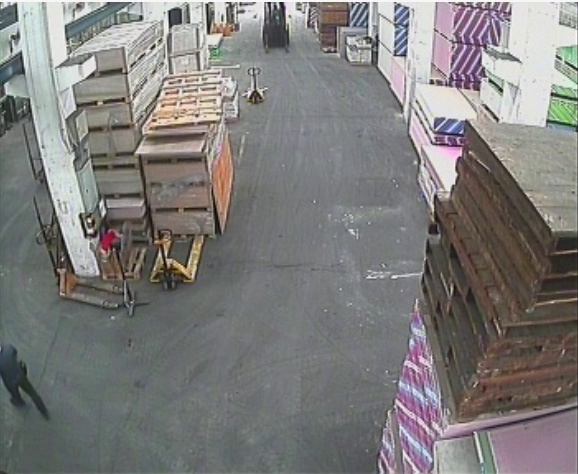
#> input picture dataset/images/train/frame_000120.jpg, 578 x 474 px; its folder holds only this picture in this run
$ python view_labeled_images.py
#> lines starting #> are read from the running program, lines starting #| are printed output that depends on the picture
#!/usr/bin/env python3
# -*- coding: utf-8 -*-
"""
🖼️ KIRII ラベル付き画像表示ツール
==================================================
自動ラベル作成の結果を視覚的に確認します
"""

import cv2
import numpy as np
import os
from pathlib import Path
import argparse

class LabeledImageViewer:
    def __init__(self, dataset_dir="./dataset"):
        """
        ラベル付き画像表示ツールの初期化

        Args:
            dataset_dir: データセットディレクトリ
        """
        self.dataset_dir = Path(dataset_dir)
        self.train_images = self.dataset_dir / "images" / "train"
        self.train_labels = self.dataset_dir / "labels" / "train"
        self.val_images = self.dataset_dir / "images" / "val"
        self.val_labels = self.dataset_dir / "labels" / "val"

        # クラス名
        self.class_names = {
            0: "forklift",
            1: "person",
            2: "pallet",
            3: "box",
            4: "warning_sign",
            5: "safety_cone"
        }

        # クラス色
        self.class_colors = {
            0: (0, 255, 0),    # 緑（フォークリフト）
            1: (255, 0, 0),    # 青（人）
            2: (0, 0, 255),    # 赤（パレット）
            3: (255, 255, 0),  # シアン（箱）
            4: (255, 0, 255),  # マゼンタ（警告標識）
            5: (0, 255, 255)   # 黄色（安全コーン）
        }

    def load_labels(self, label_path):
        """ラベルファイルを読み込み"""
        labels = []
        if label_path.exists():
            with open(label_path, 'r') as f:
                for line in f:
                    parts = line.strip().split()
                    if len(parts) == 5:
                        class_id = int(parts[0])
                        x_center = float(parts[1])
                        y_center = float(parts[2])
                        width = float(parts[3])
                        height = float(parts[4])
                        labels.append((class_id, x_center, y_center, width, height))
        return labels

    def draw_boxes(self, image, labels):
        """画像にバウンディングボックスを描画"""
        img_h, img_w = image.shape[:2]

        for class_id, x_center, y_center, width, height in labels:
            # 絶対座標に変換
            x1 = int((x_center - width/2) * img_w)
            y1 = int((y_center - height/2) * img_h)
            x2 = int((x_center + width/2) * img_w)
            y2 = int((y_center + height/2) * img_h)

            # 座標を画像範囲内に制限
            x1 = max(0, min(x1, img_w-1))
            y1 = max(0, min(y1, img_h-1))
            x2 = max(0, min(x2, img_w-1))
            y2 = max(0, min(y2, img_h-1))

            # 色を取得
            color = self.class_colors.get(class_id, (255, 255, 255))

            # バウンディングボックスを描画
            cv2.rectangle(image, (x1, y1), (x2, y2), color, 2)

            # ラベルテキストを描画
            class_name = self.class_names.get(class_id, f"class_{class_id}")
            label_text = f"{class_name}"

            # テキストサイズを取得
            font = cv2.FONT_HERSHEY_SIMPLEX
            font_scale = 0.6
            thickness = 2
            (text_width, text_height), baseline = cv2.getTextSize(label_text, font, font_scale, thickness)

            # テキスト背景を描画
            cv2.rectangle(image, (x1, y1-text_height-baseline-5), (x1+text_width+5, y1), color, -1)

            # テキストを描画
            cv2.putText(image, label_text, (x1+2, y1-baseline-2), font, font_scale, (255, 255, 255), thickness)

    def view_images(self, mode="train", start_index=0):
        """画像を表示"""
#> called with mode = 'train', start_index = 0
        if mode == "train":
            image_dir = self.train_images
            label_dir = self.train_labels
        else:
            image_dir = self.val_images
            label_dir = self.val_labels

        # 画像ファイル一覧
        image_files = sorted([f for f in image_dir.iterdir() if f.suffix.lower() in ['.jpg', '.jpeg', '.png']])

        if not image_files:
            print(f"❌ {mode}画像が見つかりません")
            return

        print(f"🖼️ {mode}画像表示モード")
        print(f"📊 総画像数: {len(image_files)}枚")
        print("💡 操作方法:")
        print("  - スペースキー: 次の画像")
        print("  - b: 前の画像")
        print("  - q: 終了")
        print()

        current_index = start_index
        while current_index < len(image_files):
            img_file = image_files[current_index]
            label_file = label_dir / f"{img_file.stem}.txt"

            # 画像を読み込み
            image = cv2.imread(str(img_file))
#> image is the input picture: shape (474, 578, 3); mean B, G, R 123.4, 124.5, 126.1
            if image is None:
                print(f"❌ 画像を読み込めません: {img_file}")
                current_index += 1
                continue

            # ラベルを読み込み
            labels = self.load_labels(label_file)

            # バウンディングボックスを描画
            self.draw_boxes(image, labels)

            # 画像サイズを調整
            display_image = cv2.resize(image, (800, 600))
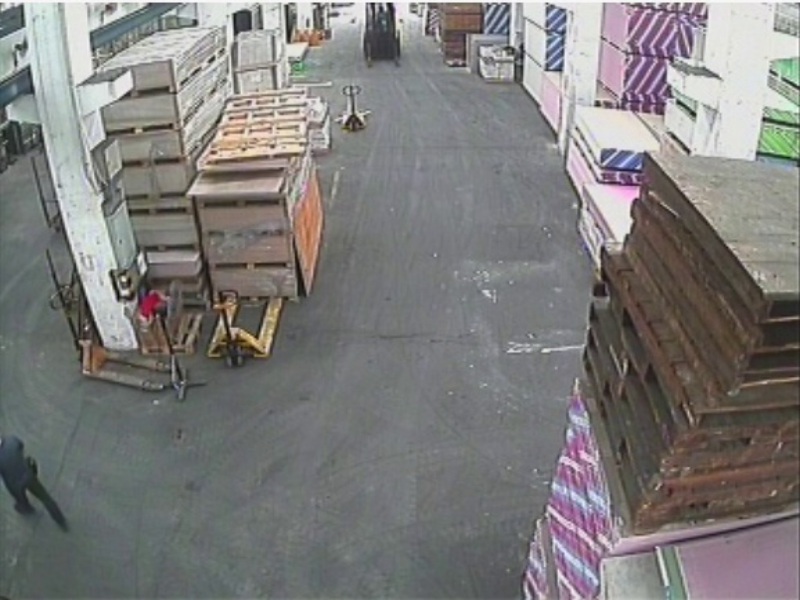
#> display_image: shape (600, 800, 3); mean B, G, R 123.3, 124.4, 126

            # 情報を表示
            info_text = f"{mode.upper()}: {current_index+1}/{len(image_files)} - {img_file.name}"
            cv2.putText(display_image, info_text, (10, 30), cv2.FONT_HERSHEY_SIMPLEX, 0.7, (255, 255, 255), 2)

            # ラベル情報を表示
            label_info = f"Labels: {len(labels)}"
            cv2.putText(display_image, label_info, (10, 60), cv2.FONT_HERSHEY_SIMPLEX, 0.7, (255, 255, 255), 2)
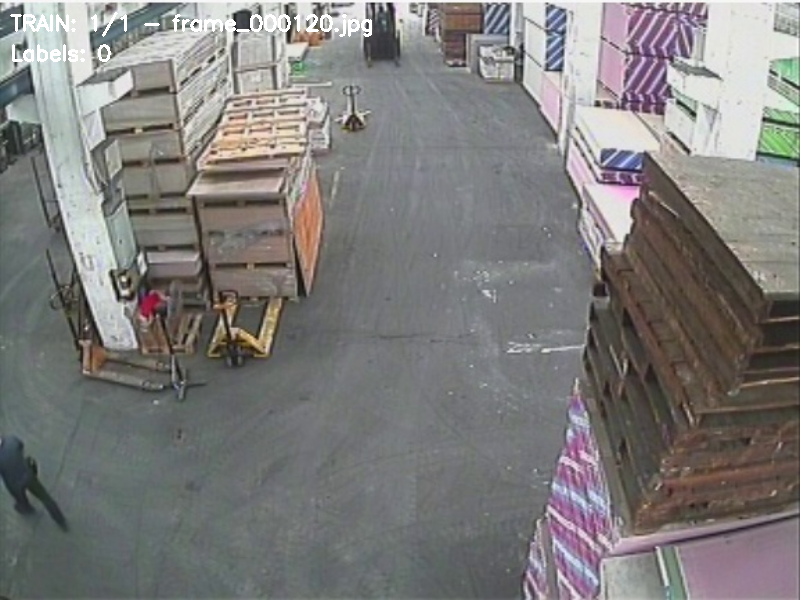
#> display_image: shape (600, 800, 3); mean B, G, R 123.8, 124.9, 126.5

            # 画像を表示
            cv2.imshow(f'ラベル付き画像 - {mode}', display_image)

            # キー入力待ち
            key = cv2.waitKey(0) & 0xFF
#> (key q is pressed here)

            if key == ord('q'):  # qキーで終了
                break
            elif key == ord('b'):  # bキーで前の画像
                current_index = max(0, current_index - 1)
            else:  # その他のキーで次の画像
                current_index += 1

        cv2.destroyAllWindows()
        print("✅ 画像表示終了")

def main():
    parser = argparse.ArgumentParser(description="ラベル付き画像表示ツール")
    parser.add_argument("--mode", choices=["train", "val"], default="train", help="表示モード")
    parser.add_argument("--start", type=int, default=0, help="開始インデックス")
    parser.add_argument("--dataset", default="./dataset", help="データセットディレクトリ")

    args = parser.parse_args()

    viewer = LabeledImageViewer(args.dataset)
    viewer.view_images(args.mode, args.start)

if __name__ == "__main__":
    main()
